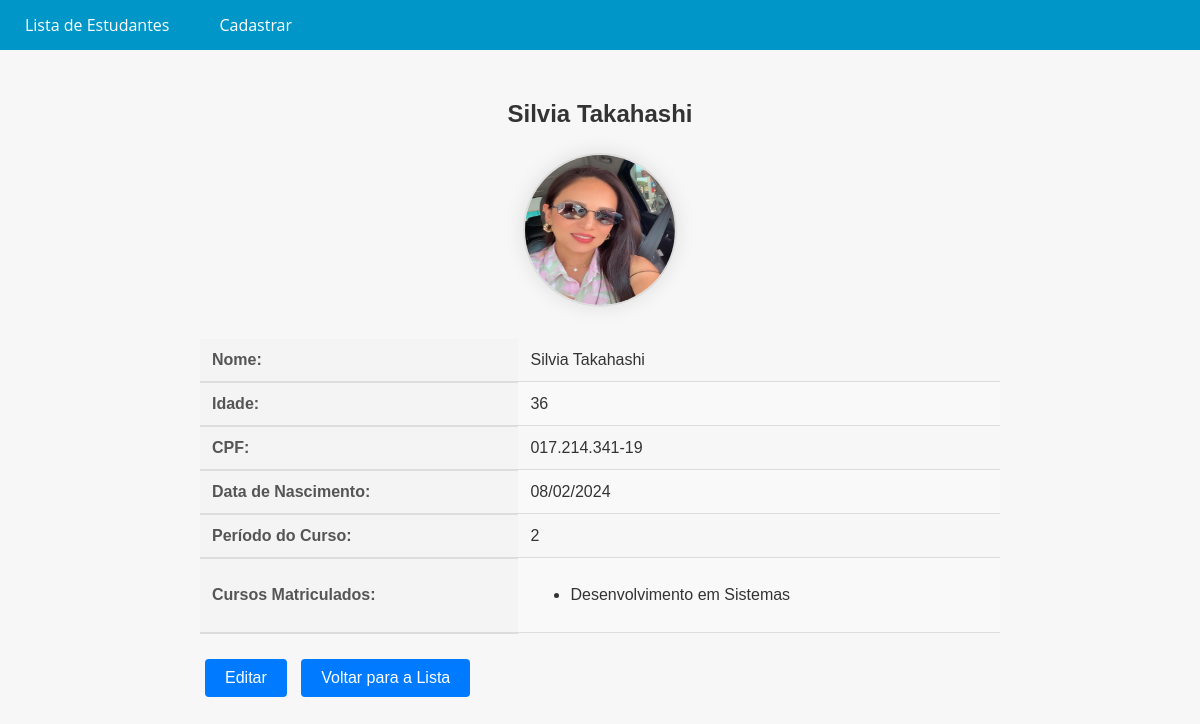
Page /student/2/ on the earlier database version.
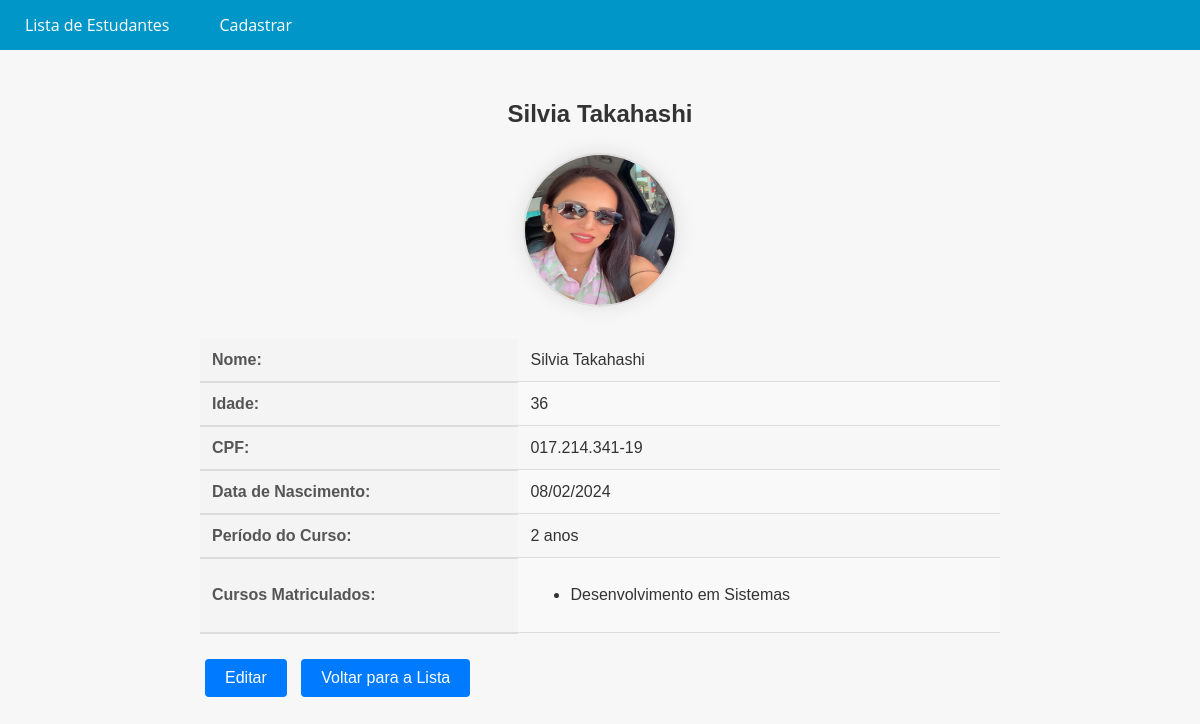
Same page on the later database version.
### CadStudent/models.py (models this page shows, shortened)
class Student(models.Model):
    name = models.CharField(max_length=100, verbose_name='Nome')
    age = models.IntegerField(verbose_name='Idade')
    cpf = models.CharField(max_length=15, unique=True, verbose_name='CPF')
    birth_date = models.DateField(max_length=12, verbose_name='Data de nascimento')
    course_period = models.CharField(max_length=50, verbose_name='Periodo do Curso')
    courses = models.ManyToManyField(Course, verbose_name='Curso')
    photo = models.ImageField(upload_to='CadStudent/', null=False, blank=False, verbose_name='Foto do estudante')

class Course(models.Model):
    name = models.CharField(max_length=100)

### CadStudent/views.py (the view)
# urls.py: path('student/<int:pk>/', views.student_detail, name='student_detail'),
def student_detail(request, pk):
    student = get_object_or_404(Student, pk=pk)
    return render(request, 'CadStudent/student_detail.html', {'student': student})

### CadStudent/templates/CadStudent/student_detail.html
{% extends 'CadStudent/base.html' %}
{% load static %}
{% block content %}
<link rel="stylesheet" href="{% static 'CadStudent/css/detail.css' %}">
<div class="student-details">
  <h2>{{ student.name }}</h2>
  <div class="student-photo">
    <img src="{{ student.photo.url }}" alt="{{ student.name }}" width="150" height="150">
  </div>
  <table>
    <tbody>
      <tr>
        <th>Nome:</th>
        <td>{{ student.name }}</td>
      </tr>
      <tr>
        <th>Idade:</th>
        <td>{{ student.age }}</td>
      </tr>
      <tr>
        <th>CPF:</th>
        <td>{{ student.cpf }}</td>
      </tr>
      <tr>
        <th>Data de Nascimento:</th>
        <td>{{ student.birth_date|date:"d/m/Y" }}</td>
      </tr>
      <tr>
        <th>Período do Curso:</th>
        <td>{{ student.course_period }}</td>
      </tr>
      <tr>
        <th>Cursos Matriculados:</th>
        <td>
          <ul>
            {% for course in student.courses.all %}
              <li>{{ course.name }}</li>
            {% endfor %}
          </ul>
        </td>
      </tr>
    </tbody>
  </table>
  <button onclick="window.location.href='{% url 'student_edit' student.pk %}'" class="btn btn-primary">Editar</button>
  <button onclick="window.location.href='{% url 'student_list' %}'" class="btn btn-secondary">Voltar para a Lista</button>
</div>
{% endblock %}

### CadStudent/templates/CadStudent/base.html (shortened to what this page needs)
{% load static %}
<!DOCTYPE html>
<html lang="en">
<head>
    <link rel="stylesheet" href="{% static 'CadStudent/css/base.css' %}">
</head>
<body>
    <header>
    <nav>
        <ul>
        <li><a href="{% url 'student_list' %}">Lista de Estudantes</a></li>
        <li><a href="{% url 'student_create' %}">Cadastrar</a></li>
        </ul>
    </nav>
</header>
<main>
        {% block content %} {% endblock %}
</main>
</body>
</html>

### static/CadStudent/css/base.css (style rules this page uses)
body { font-family: 'Open Sans', sans-serif; background-color: #f7f7f7; color: #333; margin: 0; padding: 0; }
header { background-color: #0096c7; color: #fff; text-align: center; }
nav { background-color: #0096c7; color: #fff; height: 50px; display: flex; justify-content: space-between; align-items: center; }
nav ul { list-style: none; margin: 0; padding: 0; display: flex; }
nav ul li { margin: 0 10px; }
nav ul li a { color: #fff; text-decoration: none; font-size: 16px; padding: 15px; transition: all 0.3s ease; }

### static/CadStudent/css/detail.css (style rules this page uses)
.student-details { max-width: 800px; margin: 0 auto; padding: 30px; font-family: Arial, sans-serif; }
.student-details h2 { text-align: center; color: #333; }
.student-details .student-photo { text-align: center; margin: 25px 0; font-size: 30px; }
.student-details .student-photo img { border-radius: 60%; border: 2px solid #ddd; box-shadow: 0 0 20px rgba(0, 0, 0, 0.1); }
.student-details table { width: 100%; border-collapse: collapse; margin: 20px 0; font-size: 16px; color: #333; }
.student-details th { background-color: #f4f4f4; color: #555; padding: 12px; text-align: left; border-bottom: 2px solid #ddd; }
.student-details td { padding: 12px; border-bottom: 1px solid #ddd; }
.student-details tr:nth-child(even) { background-color: #f9f9f9; }
.student-details .btn { padding: 10px 20px; border: none; border-radius: 4px; color: #fff; font-size: 16px; cursor: pointer; text-align: center; margin: 5px; display: inline-block; }
.student-details .btn-primary { background-color: #007bff; }
.student-details .btn-secondary { background-color: #007bff; }

Differences in the rows shown:
changed Student "Silvia Takahashi": course_period "2" → "2 anos"
